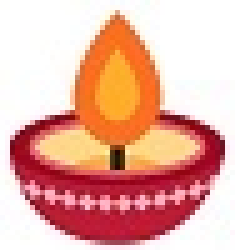
#> input picture diya.jpg, 47 x 50 px (shown 5 times larger)
$ python main.py diya.jpg om.png   (older library calls are emulated)
#> lines starting #> are read from the running program, lines starting #| are printed output that depends on the picture; after the words box and inside, x2 and y2 are one past the last pixel; in counts of white or black regions, pixels touching at a corner belong together
import sys
import numpy as np
from PIL import Image, ImageOps

path = sys.argv[1]
ch = '#'
# Ram
#ch = '\u0930\u093E\u092E'
if len(sys.argv) > 2:
    ch = sys.argv[2]

def load_img(path):
#> called with path = 'diya.jpg'
    img = Image.open(path)
#> img is the input picture: PIL image 47x50 RGB; mean R, G, B 232.1, 175.5, 162.2
    img = ImageOps.grayscale(img)
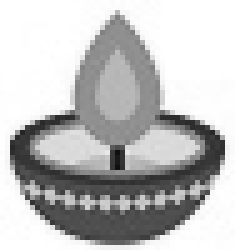
#> img: PIL image 47x50 L (shown 5 times larger); min 15, max 255, mean 190.9
    basewidth = 30
    wpercent = (basewidth/float(img.size[0]))
#> wpercent = 0.638
    hsize = int((float(img.size[1])*float(wpercent)))
#> hsize = 31
    return np.array(img.resize((basewidth,hsize), Image.ANTIALIAS))
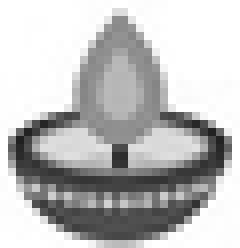
#> returned value: shape (31, 30) (shown 8 times larger); min 32, max 255, mean 190.6

def print_img(ims, cl=250, ch='#'):
#> called with cl = 250, ch = 'om.png'
    ims = (ims < cl)
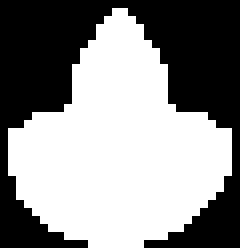
#> ims: shape (31, 30) bool (shown 8 times larger); 54.9% white; 1 black region, box (x1, y1, x2, y2) and area: (0, 0, 30, 31) 419
    for row in ims:
        for c in row:
            if c:
                print (ch, end=' ')
            else:
                print (' '*len(ch), end=' ')
        print ()
#> this loop made 31 passes
#|                                                                                                   om.png om.png
#|                                                                                            om.png om.png om.png om.png
#|                                                                                     om.png om.png om.png om.png om.png om.png
#|                                                                                     om.png om.png om.png om.png om.png om.png
#|                                                                              om.png om.png om.png om.png om.png om.png om.png om.png
#|                                                                       om.png om.png om.png om.png om.png om.png om.png om.png om.png om.png
#|                                                                       om.png om.png om.png om.png om.png om.png om.png om.png om.png om.png
#> (further printed lines are left out)

if __name__ == '__main__':
    ims = load_img(path)
    print_img(ims, ch=ch)
